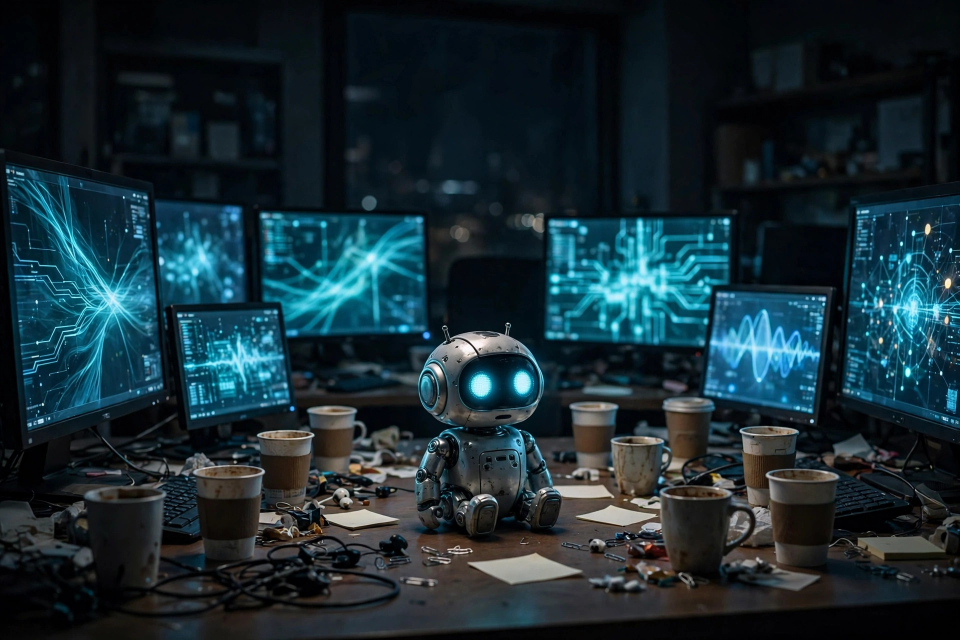
#> input picture media-generation-meme-base-0-28396f31-6a36-4aed-a1e5-8f467d1ca819.png, 1920 x 1280 px (shown at 1/2 size)
$ python make_meme.py
#> lines starting #> are read from the running program, lines starting #| are printed output that depends on the picture
#> in main, base is the input picture: PIL image 1920x1280 RGB; mean R, G, B 24.4, 44.4, 51.9
#!/usr/bin/env python3
"""Build the rogue-agent meme (1024x1024) from the generated base image.

Deterministic: center-crops the base to a square, resizes to 1024x1024,
and draws the caption in classic meme style (white bold, black outline).
Run: python3 make_meme.py  ->  writes entry.png (JPEG bytes if PNG > 1 MiB).
"""
import io
import os
from PIL import Image, ImageDraw, ImageFont

BASE = "media-generation-meme-base-0-28396f31-6a36-4aed-a1e5-8f467d1ca819.png"
SANS_B = "/usr/share/fonts/truetype/dejavu/DejaVuSans-Bold.ttf"
SIZE = 1024
LIMIT = 1_048_576


def cover_square(img, size):
#> called with size = 1024
    w, h = img.size
#> w = 1920; h = 1280
    side = min(w, h)
#> side = 1280
    left = (w - side) // 2
#> left = 320
    top = (h - side) // 2
#> top = 0
    return img.crop((left, top, left + side, top + side)).resize(
        (size, size), Image.LANCZOS)
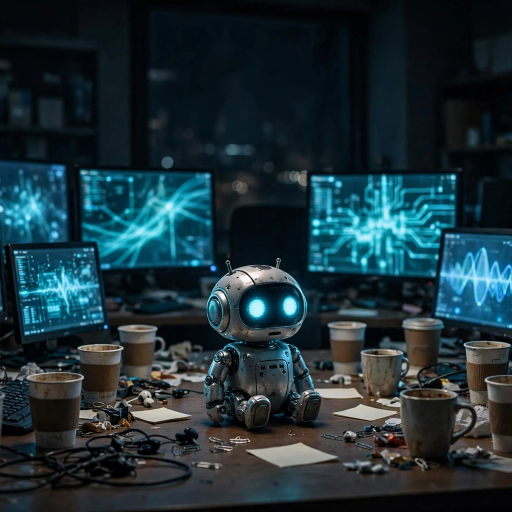
#> returned value: PIL image 1024x1024 RGB (shown at 1/2 size); mean R, G, B 28.8, 48.8, 55.9


def wrap_to_width(draw, text, fnt, max_w):
#> called with text = "ME: I'LL JUST FIX ONE BUG", max_w = 976
    words, lines, cur = text.split(), [], ""
    for word in words:
        trial = (cur + " " + word).strip()
        if draw.textlength(trial, font=fnt) <= max_w:
            cur = trial
        else:
            if cur:
                lines.append(cur)
            cur = word
    if cur:
        lines.append(cur)
    return lines


def caption_block(draw, lines, top_y, fnt):
    step = int(fnt.size * 1.12)
    for line in lines:
        draw.text((SIZE / 2, top_y), line, font=fnt, fill=(255, 255, 255),
                  anchor="ma", stroke_width=4, stroke_fill=(0, 0, 0))
        top_y += step
    return top_y


def main():
    base = Image.open(BASE).convert("RGB")
    img = cover_square(base, SIZE)
    draw = ImageDraw.Draw(img)

    top_font = ImageFont.truetype(SANS_B, 56)
    bottom_font = ImageFont.truetype(SANS_B, 50)
    top_lines = wrap_to_width(draw, "ME: I'LL JUST FIX ONE BUG",
                              top_font, SIZE - 48)
#> top_lines = ["ME: I'LL JUST FIX ONE BUG"]
    caption_block(draw, top_lines, 26, top_font)
#> the loop in caption_block, `for line in lines:` made 1 pass
#> (line, top_y) on pass 1: ("ME: I'LL JUST FIX ONE BUG", 88)
#> after the loop in caption_block, `for line in lines:`: top_y = 88

    bottom_lines = wrap_to_width(
        draw, "MY AGENT AT 3AM: I REWROTE THE ENTIRE CODEBASE",
        bottom_font, SIZE - 48)
#> bottom_lines = ['MY AGENT AT 3AM: I REWROTE', 'THE ENTIRE CODEBASE']
    block_h = len(bottom_lines) * int(bottom_font.size * 1.12)
#> block_h = 112
    caption_block(draw, bottom_lines, SIZE - 28 - block_h, bottom_font)
#> the loop in caption_block (call 2), `for line in lines:` made 2 passes
#> (line, top_y) on passes 1 to 2: ('MY AGENT AT 3AM: I REWROTE', 940), ('THE ENTIRE CODEBASE', 996)

    buf = io.BytesIO()
    img.save(buf, format="JPEG", quality=90, optimize=True)
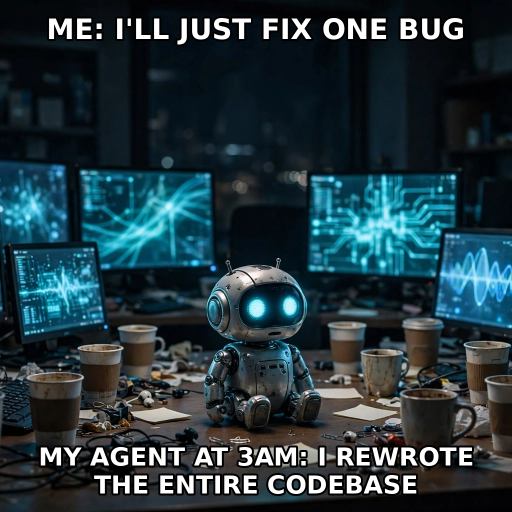
#> img: PIL image 1024x1024 RGB (shown at 1/2 size); mean R, G, B 35.8, 55.5, 62.4
    if buf.tell() <= LIMIT:
        img.save("entry.png", format="JPEG", quality=90, optimize=True)
        kind = "JPEG-in-entry.png"
    else:
        img.save(buf, format="JPEG", quality=80, optimize=True)
        img.save("entry.png", format="JPEG", quality=80, optimize=True)
        kind = "JPEG-in-entry.png (q80)"
    print(f"wrote entry.png ({kind}) {os.path.getsize('entry.png')} bytes")


if __name__ == "__main__":
    main()
